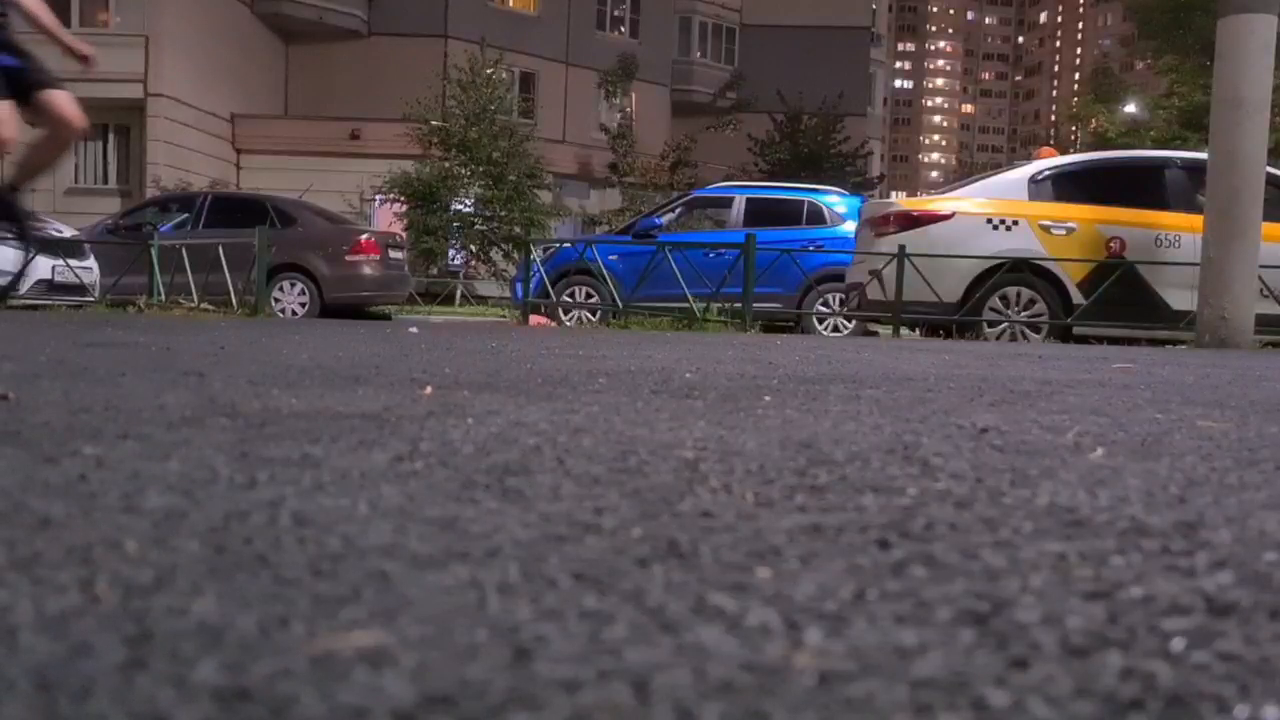
#> input picture frame 8 of 04_DistributionAnalysis/unicycle.mp4, 1280 x 720 px
$ jupyter execute DistibutionAnalysis.ipynb
#> lines starting #> are read from the running program, lines starting #| are printed output that depends on the picture
[cell 1]
import cv2
import numpy as np
import matplotlib.pyplot as plt

def plot_dist(channel):
    fig, ax = plt.subplots(figsize=(4, 3))
    ax.hist(channel.ravel(), 25, [0,256])

    fig.canvas.draw()
    dist = np.array(fig.canvas.renderer.buffer_rgba())
    plt.close(fig) #Функция вывода стистики канала

    return dist

cv2.namedWindow("frame")

def nothing(x):
    pass

cv2.createTrackbar('hs', 'frame', 256, 512, nothing)
cv2.createTrackbar('ss', 'frame', 256, 512, nothing)
cv2.createTrackbar('vs', 'frame', 256, 512, nothing) #Создание трекбаров

video_path = "unicycle.mp4"
cam = cv2.VideoCapture(video_path)

while (True):
    success, frame = cam.read()
#> frame is the input picture: shape (720, 1280, 3); mean B, G, R 81.9, 77.9, 86.3

    if(success == False):
        cam.release()
        cam = cv2.VideoCapture(video_path)

        continue #Проверка взятия кадра из видео

    hsv_frame = cv2.cvtColor(frame, cv2.COLOR_BGR2HSV)
#> hsv_frame: shape (720, 1280, 3); mean H, S, V 101.9, 44.2, 90.2

    hs = cv2.getTrackbarPos('hs', 'frame')
    ss = cv2.getTrackbarPos('ss', 'frame')
    vs = cv2.getTrackbarPos('vs', 'frame') #Привязка трекбаров

    hsv_frame[:, :, 0] = cv2.add(hsv_frame[:, :, 0], hs - 256)
    hsv_frame[:, :, 1] = cv2.add(hsv_frame[:, :, 1], ss - 256)
    hsv_frame[:, :, 2] = cv2.add(hsv_frame[:, :, 2], vs - 256) #Изменение каналов с помощью трекбаров

    dist_0 = plot_dist(hsv_frame[::30, ::30, 0])
#> in plot_dist, `ax.hist(channel.ravel(), 25, [0,256])`:
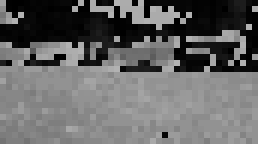
#> channel: shape (24, 43) (shown 6 times larger); min 0, max 179, mean 101.5
#> in plot_dist, `plt.close(fig)`:
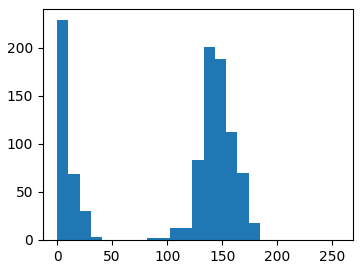
#> figure drawn by matplotlib, 1 panel; tallest bar 229 high, from x = 8.88e-16 to 10.24
#> dist_0: shape (300, 400, 4); mean H, S, V 230, 238.2, 243.8, 255
    dist_1 = plot_dist(hsv_frame[::30, ::30, 1])
#> in plot_dist (call 2), `ax.hist(channel.ravel(), 25, [0,256])`:
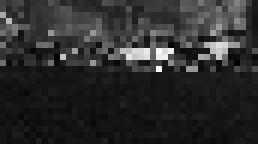
#> channel: shape (24, 43) (shown 6 times larger); min 0, max 255, mean 44.7
#> in plot_dist (call 2), `plt.close(fig)`:
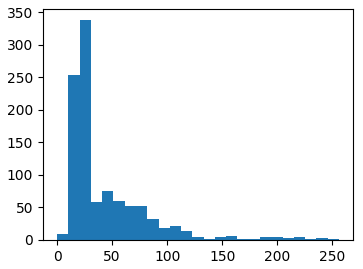
#> figure drawn by matplotlib, 1 panel; tallest bar 338 high, from x = 20.48 to 30.72
#> dist_1: shape (300, 400, 4); mean H, S, V 236.1, 241.6, 245.5, 255
    dist_2 = plot_dist(hsv_frame[::30, ::30, 2]) #Статистика по ограниченному количеству кадров картинки
#> in plot_dist (call 3), `ax.hist(channel.ravel(), 25, [0,256])`:
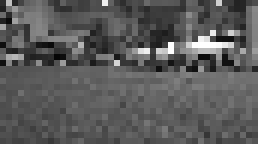
#> channel: shape (24, 43) (shown 6 times larger); min 6, max 255, mean 90.4
#> in plot_dist (call 3), `plt.close(fig)`:
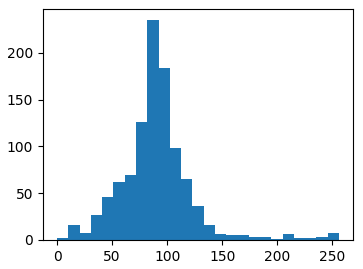
#> figure drawn by matplotlib, 1 panel; tallest bar 235 high, from x = 81.92 to 92.16
#> dist_2: shape (300, 400, 4); mean H, S, V 230.3, 238.3, 243.9, 255

    dists = np.concatenate((dist_0, dist_1, dist_2), axis=0) #Объединение статистик
#> dists: shape (900, 400, 4); mean H, S, V 232.1, 239.4, 244.4, 255

    cv2.imshow('frame', cv2.cvtColor(hsv_frame, cv2.COLOR_HSV2BGR))
    cv2.imshow('dist_0', dists)

    key = cv2.waitKey(100) & 0xFF
#> (key q is pressed here)

    if (key == ord('q')):
        break

cam.release()
cv2.destroyAllWindows()
cv2.waitKey(10)

$ run again, starting later in the video
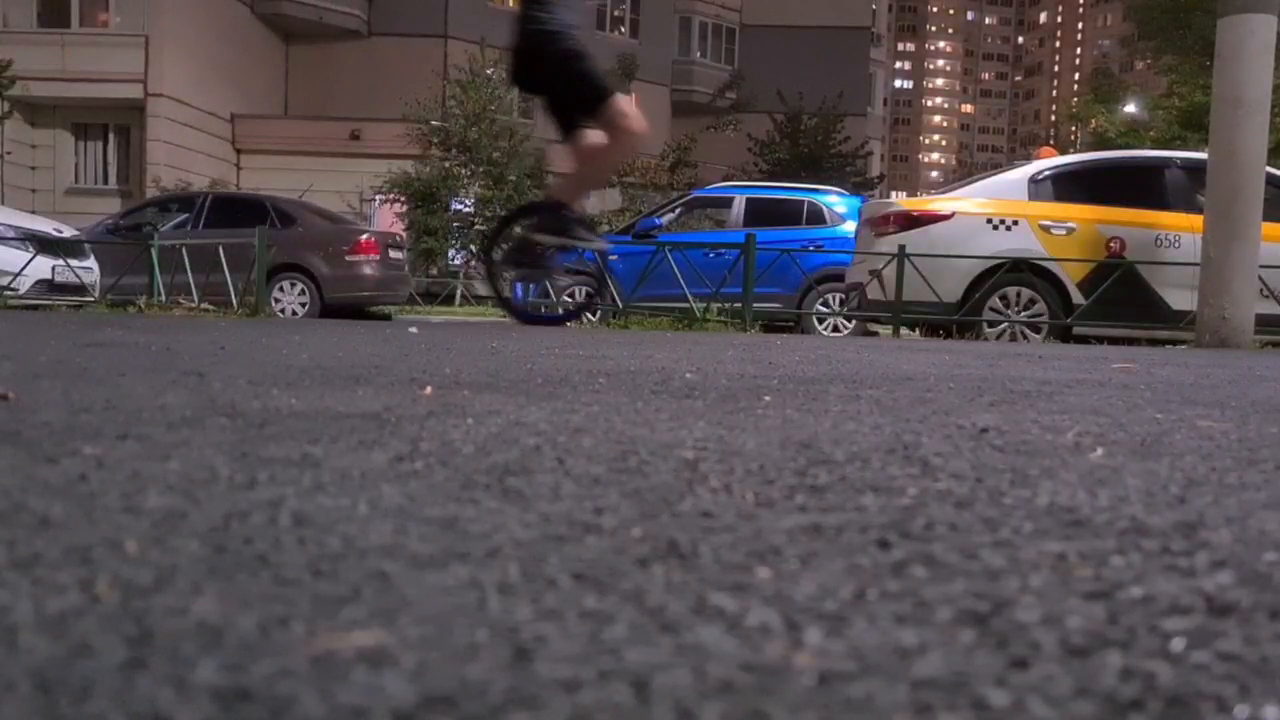
#> input picture frame 39 of 04_DistributionAnalysis/unicycle.mp4, 1280 x 720 px
#> frame is the input picture: shape (720, 1280, 3); mean B, G, R 81.4, 77.6, 85.7
#> hsv_frame: shape (720, 1280, 3); mean H, S, V 101.6, 44, 89.4
#> dist_0: shape (300, 400, 4); mean H, S, V 230.6, 238.5, 244, 255
#> in plot_dist (call 2), `plt.close(fig)`:
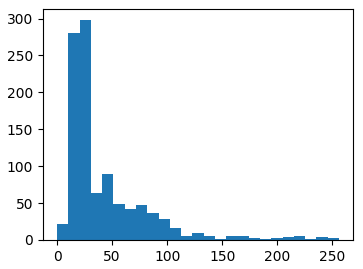
#> figure drawn by matplotlib, 1 panel; tallest bar 298 high, from x = 20.48 to 30.72
#> dist_1: shape (300, 400, 4); mean H, S, V 234.3, 240.6, 245, 255
#> in plot_dist (call 3), `plt.close(fig)`:
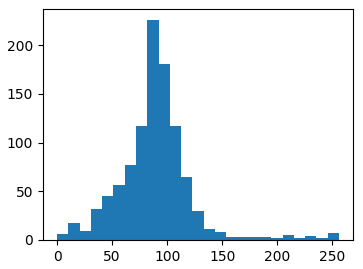
#> figure drawn by matplotlib, 1 panel; tallest bar 226 high, from x = 81.92 to 92.16
#> dist_2: shape (300, 400, 4); mean H, S, V 229.5, 237.9, 243.7, 255
#> dists: shape (900, 400, 4); mean H, S, V 231.5, 239, 244.2, 255

$ run again, starting later in the video
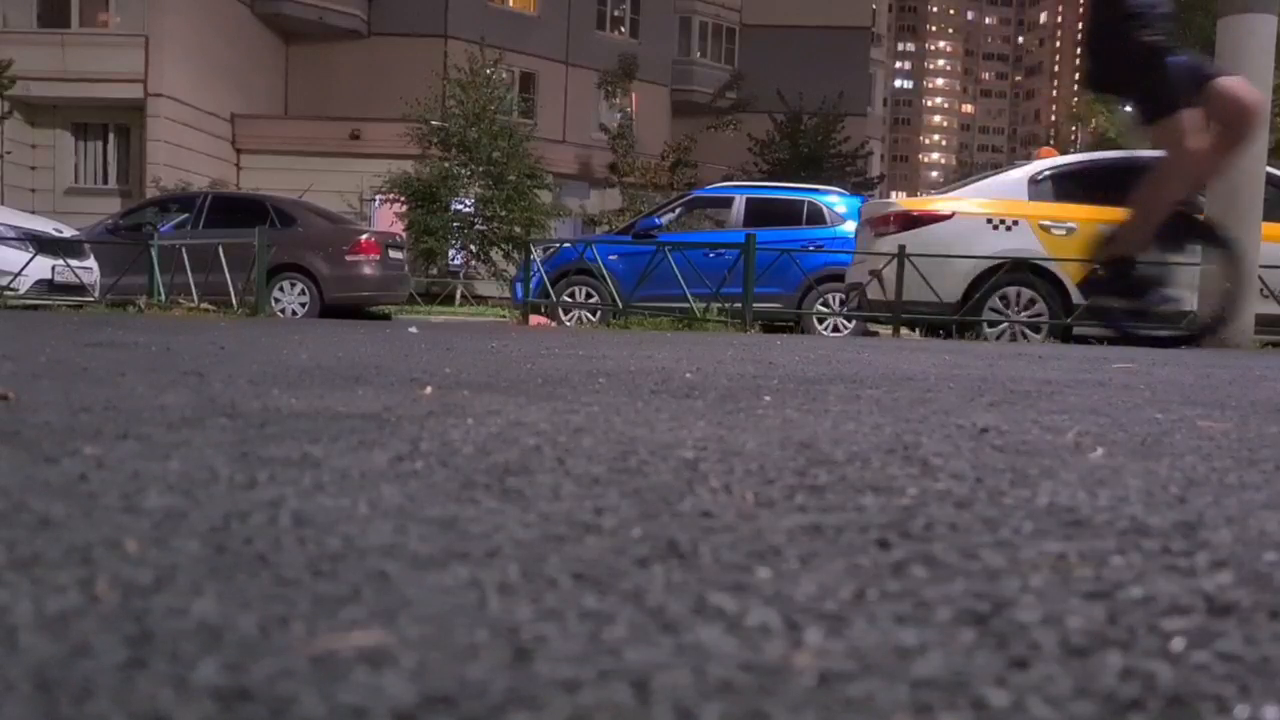
#> input picture frame 69 of 04_DistributionAnalysis/unicycle.mp4, 1280 x 720 px
#> frame is the input picture: shape (720, 1280, 3); mean B, G, R 81.9, 76.9, 84.9
#> hsv_frame: shape (720, 1280, 3); mean H, S, V 105.6, 43.3, 89.2
#> dist_0: shape (300, 400, 4); mean H, S, V 231.8, 239.2, 244.3, 255
#> in plot_dist (call 2), `plt.close(fig)`:
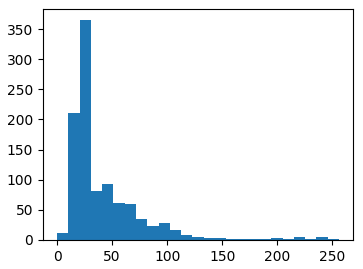
#> figure drawn by matplotlib, 1 panel; tallest bar 365 high, from x = 20.48 to 30.72
#> dist_1: shape (300, 400, 4); mean H, S, V 237.1, 242.3, 245.8, 255
#> in plot_dist (call 3), `plt.close(fig)`:
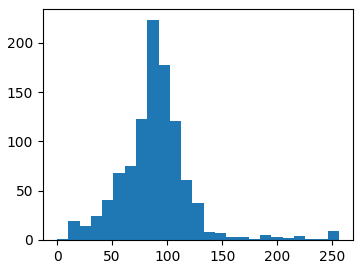
#> figure drawn by matplotlib, 1 panel; tallest bar 223 high, from x = 81.92 to 92.16
#> dist_2: shape (300, 400, 4); mean H, S, V 229.2, 237.7, 243.6, 255
#> dists: shape (900, 400, 4); mean H, S, V 232.7, 239.7, 244.6, 255
